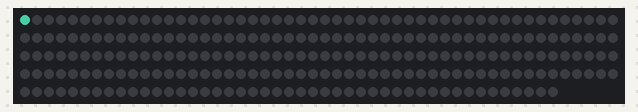
The sketch below on a simulated ESP32. Parts: 245 RGB LEDs in strip order, left to right, continuing on the next row. Dim RGB values are drawn brighter than linear; WiFi joins after 1.5 s; servers stay silent unless stated; random numbers use the default seed unless the sketch sets one; what the sketch prints to the serial monitor is not drawn.

Above: at 1.66 s.
At 5.86 s:
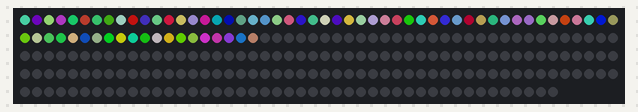
At 10.97 s:
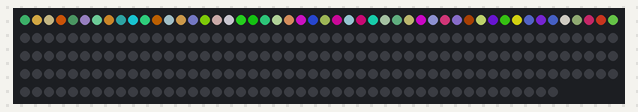
At 20.57 s:
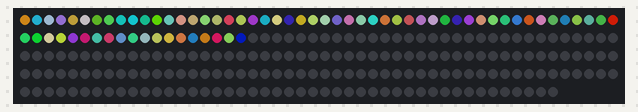
At 30.48 s:
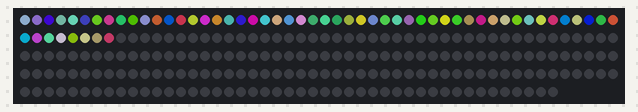
At 39.79 s:
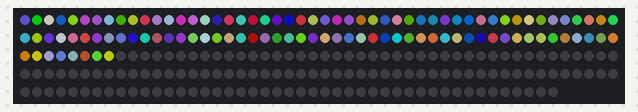

The sketch:

LEDStrip.ino
```cpp
#include <WiFi.h>
#include <ESPmDNS.h>
#include <WiFiUdp.h>
#include <ArduinoOTA.h>

#include <NeoPixelBus.h>

#define LED_COUNT 245
#define LED_PIN 4

const int MIC_PIN = 23;

// LED Brightness
const int brightness = 128;

const char* ssid = "SSID";
const char* password = "PASSWORD";

const unsigned long time_delay = 10;

NeoPixelBus<NeoGrbFeature, Neo800KbpsMethod> strip(LED_COUNT, LED_PIN);

RgbColor red(brightness, 0, 0);
RgbColor green(0, brightness, 0);
RgbColor blue(0, 0, brightness);
RgbColor white(brightness);
RgbColor black(0);

HslColor hslRed(red);
HslColor hslGreen(green);
HslColor hslBlue(blue);
HslColor hslWhite(white);
HslColor hslBlack(black);

void setup() {
  Serial.begin(115200);

  // LED Setup
  strip.Begin();
  strip.Show();

  // WiFi Setup
  WiFi.mode(WIFI_STA);
  WiFi.begin(ssid, password);
  while (WiFi.waitForConnectResult() != WL_CONNECTED) {
    Serial.println("Connection Failed! Rebooting...");
    delay(5000);
    ESP.restart();
  }
  // **************************************************** /

  // OTA Setup
  ArduinoOTA.setHostname("LightStrip");

  ArduinoOTA
    .onStart([]() {
      String type;
      if (ArduinoOTA.getCommand() == U_FLASH)
        type = "sketch";
      else // U_SPIFFS
        type = "filesystem";

      // NOTE: if updating SPIFFS this would be the place to unmount SPIFFS using SPIFFS.end()
      Serial.println("Start updating " + type);
    })
    .onEnd([]() {
      Serial.println("\nEnd");
    })
    .onProgress([](unsigned int progress, unsigned int total) {
      Serial.printf("Progress: %u%%\r", (progress / (total / 100)));
    })
    .onError([](ota_error_t error) {
      Serial.printf("Error[%u]: ", error);
      if (error == OTA_AUTH_ERROR) Serial.println("Auth Failed");
      else if (error == OTA_BEGIN_ERROR) Serial.println("Begin Failed");
      else if (error == OTA_CONNECT_ERROR) Serial.println("Connect Failed");
      else if (error == OTA_RECEIVE_ERROR) Serial.println("Receive Failed");
      else if (error == OTA_END_ERROR) Serial.println("End Failed");
    });

  ArduinoOTA.begin();

  Serial.println("Ready");
  Serial.print("IP address: ");
  Serial.println(WiFi.localIP());
  // **************************************************** /
}

/**
 * Function called every loop to update the current animation.
 */
void animate() {
  static unsigned long current_millis;
  static unsigned long prev_millis;
  static unsigned long time_passed;

  static bool first_run = true;

  static int counter = 0;
  static bool counting_up = true;

  // Update the time
  current_millis = millis();

  // Only run if enough time has passed since we
  // were here last
  if (current_millis - prev_millis < time_delay && !first_run)
    return;

  // Save the time
  prev_millis = current_millis;

  // Flip the counter around if needed
  if (counter >= LED_COUNT)
    counting_up = false;
  else if (counter <= 0 && !first_run)
    counting_up = true;


  if (counting_up) {
    // Set LEDs to a random color one at a time
    int random_r = random(0, brightness);
    int random_g = random(0, brightness);
    int random_b = random(0, brightness);

    RgbColor random_rgb_color(random_r, random_g, random_b);

    strip.SetPixelColor(counter, random_rgb_color);
    strip.Show();

    counter += 1;
  } else {
    // Turn off LEDs one at a time
    strip.SetPixelColor(counter, black);
    strip.Show();

    counter -= 1;
  }

  // Remember that we have been here before
  first_run = false;
}

void loop() {
  animate();

  ArduinoOTA.handle();
}
```
